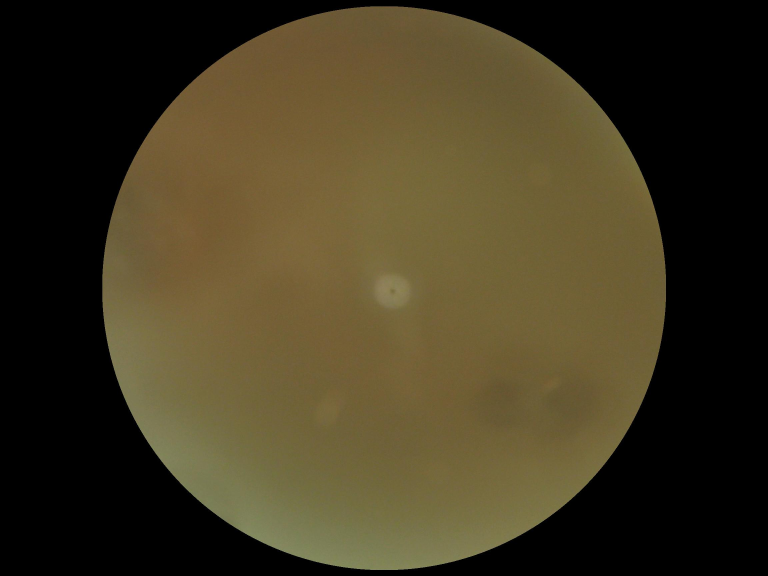
#> input picture Preprocess/0_left.jpg, 2304 x 1728 px (shown at 1/3 size)
$ python Mixing.py
#> lines starting #> are read from the running program, lines starting #| are printed output that depends on the picture; pictures that were not available may be replaced by others from this repository, and a replacement may not be noted
import os
os.environ['KMP_DUPLICATE_LIB_OK'] = 'True'

import cv2
import numpy as np
import matplotlib.pyplot as plt
from PIL import Image

# 读取两张图像
img1 = cv2.imread('0_left.jpg')
#> img1 is the input picture: shape (1728, 2304, 3); mean B, G, R 32.9, 56.4, 65
img2 = cv2.imread('0_right.jpg')
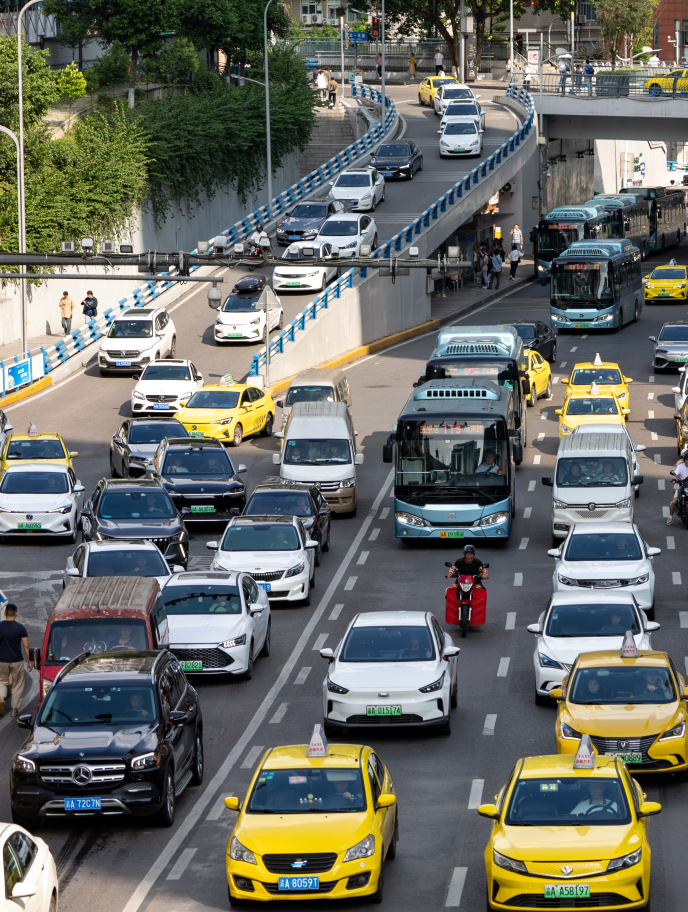
#> input picture Preprocess/image1.jpg, 2749 x 3648 px, given in place of 0_right.jpg, which was not available (shown at 1/4 size)
#> img2 is the input picture: shape (3648, 2749, 3); mean B, G, R 100.7, 107.9, 105.4

# 确保两张图像大小相同
img2 = cv2.resize(img2, (img1.shape[1], img1.shape[0]))
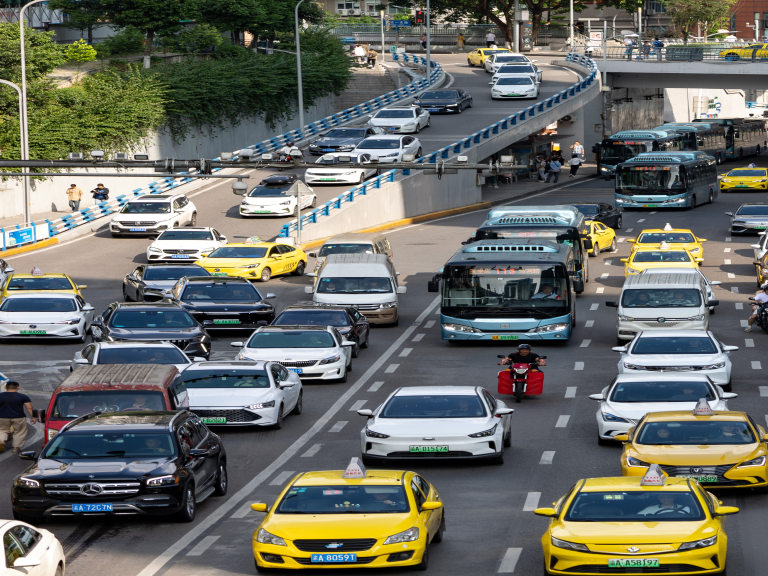
#> img2: shape (1728, 2304, 3) (shown at 1/3 size); mean B, G, R 100.6, 107.8, 105.3

# 图像融合：加权平均法
alpha = 0.5  # 第一个图像的权重
beta = 1 - alpha  # 第二个图像的权重
fused_img = cv2.addWeighted(img1, alpha, img2, beta, 0)
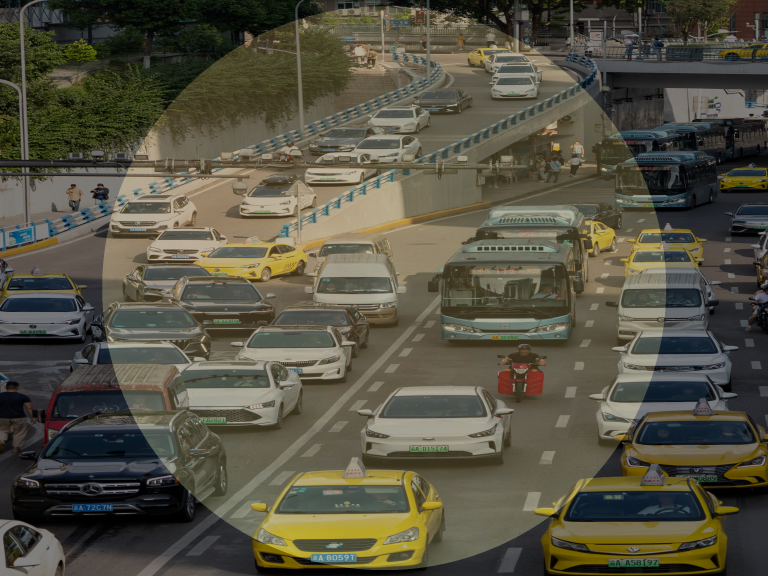
#> fused_img: shape (1728, 2304, 3) (shown at 1/3 size); mean B, G, R 66.7, 82.1, 85.1

# 对融合后的图像进行归一化，确保像素值在[0, 255]范围内
fused_img = np.clip(fused_img, 0, 255).astype(np.uint8)

# 转换为PIL格式以便显示
fused_img_pil = Image.fromarray(cv2.cvtColor(fused_img, cv2.COLOR_BGR2RGB))

# 显示图像
plt.figure(figsize=(6, 6))
plt.imshow(fused_img_pil)
plt.title("Fused Image (Weighted Average)")
plt.axis('off')
plt.show()
